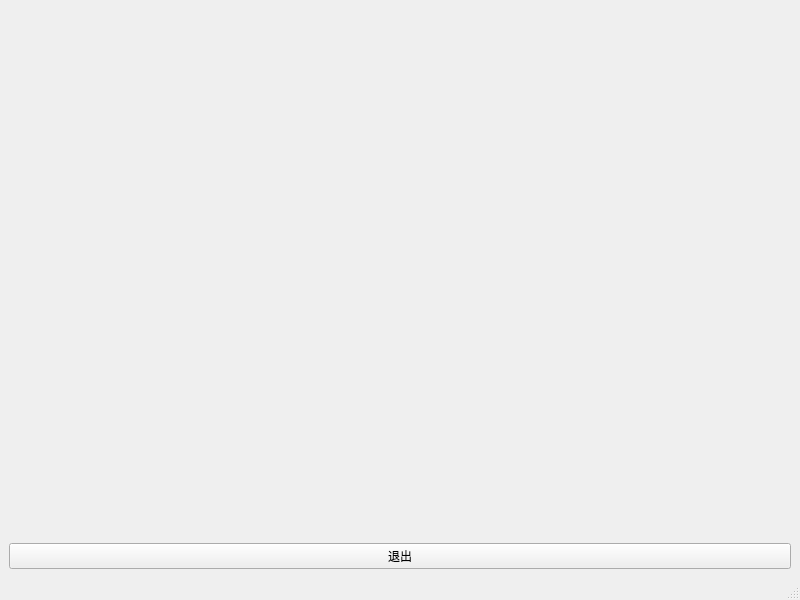
<?xml version="1.0" encoding="UTF-8"?>
<ui version="4.0">
 <class>MainWindow</class>
 <widget class="QMainWindow" name="MainWindow">
  <property name="geometry">
   <rect>
    <x>0</x>
    <y>0</y>
    <width>800</width>
    <height>600</height>
   </rect>
  </property>
  <property name="windowTitle">
   <string>MainWindow</string>
  </property>
  <widget class="QWidget" name="centralwidget">
   <layout class="QVBoxLayout" name="verticalLayout">
    <item>
     <widget class="QLabel" name="lbl_image">
      <property name="text">
       <string/>
      </property>
     </widget>
    </item>
    <item>
     <widget class="QPushButton" name="btn_exit">
      <property name="text">
       <string>退出</string>
      </property>
     </widget>
    </item>
   </layout>
  </widget>
  <widget class="QMenuBar" name="menubar">
   <property name="geometry">
    <rect>
     <x>0</x>
     <y>0</y>
     <width>800</width>
     <height>24</height>
    </rect>
   </property>
  </widget>
  <widget class="QStatusBar" name="statusbar"/>
 </widget>
 <resources/>
 <connections/>
</ui>
